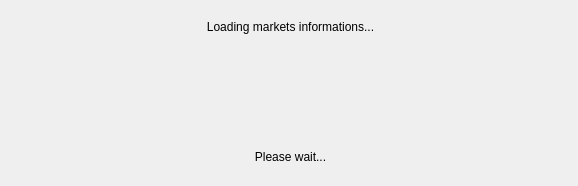
<?xml version="1.0" encoding="UTF-8"?>
<ui version="4.0">
 <class>LoadingDialog</class>
 <widget class="QDialog" name="LoadingDialog">
  <property name="geometry">
   <rect>
    <x>0</x>
    <y>0</y>
    <width>578</width>
    <height>186</height>
   </rect>
  </property>
  <property name="windowTitle">
   <string>Dialog</string>
  </property>
  <property name="windowIcon">
   <iconset resource="../../res/icons.qrc">
    <normaloff>:/icons/app.png</normaloff>:/icons/app.png</iconset>
  </property>
  <widget class="QLabel" name="label">
   <property name="geometry">
    <rect>
     <x>10</x>
     <y>20</y>
     <width>561</width>
     <height>42</height>
    </rect>
   </property>
   <property name="text">
    <string>Loading markets informations...</string>
   </property>
   <property name="alignment">
    <set>Qt::AlignHCenter|Qt::AlignTop</set>
   </property>
  </widget>
  <widget class="QLabel" name="wait">
   <property name="geometry">
    <rect>
     <x>260</x>
     <y>50</y>
     <width>64</width>
     <height>64</height>
    </rect>
   </property>
   <property name="text">
    <string/>
   </property>
  </widget>
  <widget class="QLabel" name="label_2">
   <property name="geometry">
    <rect>
     <x>10</x>
     <y>150</y>
     <width>561</width>
     <height>21</height>
    </rect>
   </property>
   <property name="text">
    <string>Please wait...</string>
   </property>
   <property name="alignment">
    <set>Qt::AlignHCenter|Qt::AlignTop</set>
   </property>
  </widget>
 </widget>
 <resources>
  <include location="../../res/icons.qrc"/>
 </resources>
 <connections/>
</ui>
